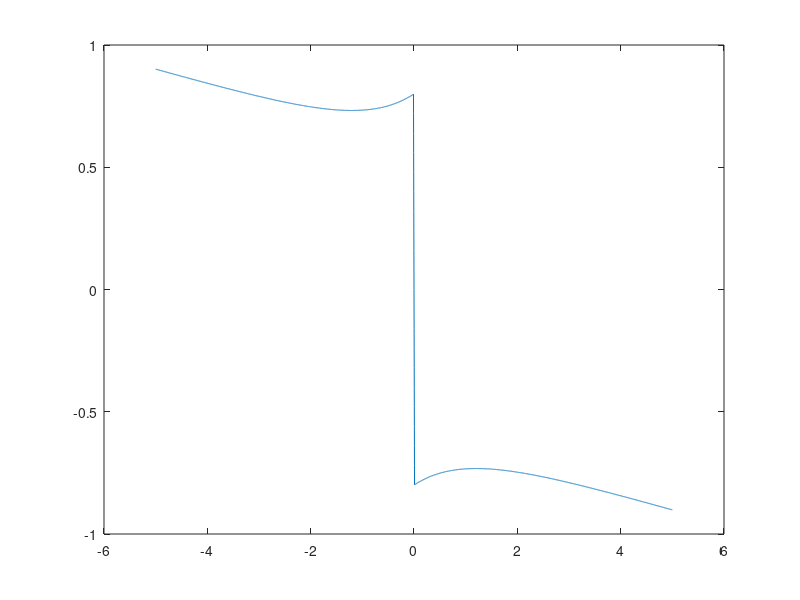

This figure's MATLAB source:
% clear all;
close all;

cv=1.0;   % coefficiant for exp to transit
vth=0.01;  % velocity threshold
fz=1.0; % unit normal force
us=0.8;
uc=0.6;
Bd=0.1*uc;   % viscous coefficient

velocity=-5:0.001:5;
for i=1:length(velocity)
    v=velocity(i);
    if abs(v)>=vth
        fc(i) =-sign(v)*( uc*fz +(us-uc)*fz*exp(-cv*abs(v)) ) - Bd*v;
    else
        fc(i)=-v/vth*( uc*fz +(us-uc)*fz*exp(-cv*abs(v)) ) - Bd*v;
    end
end

figure;
plot(velocity,fc)